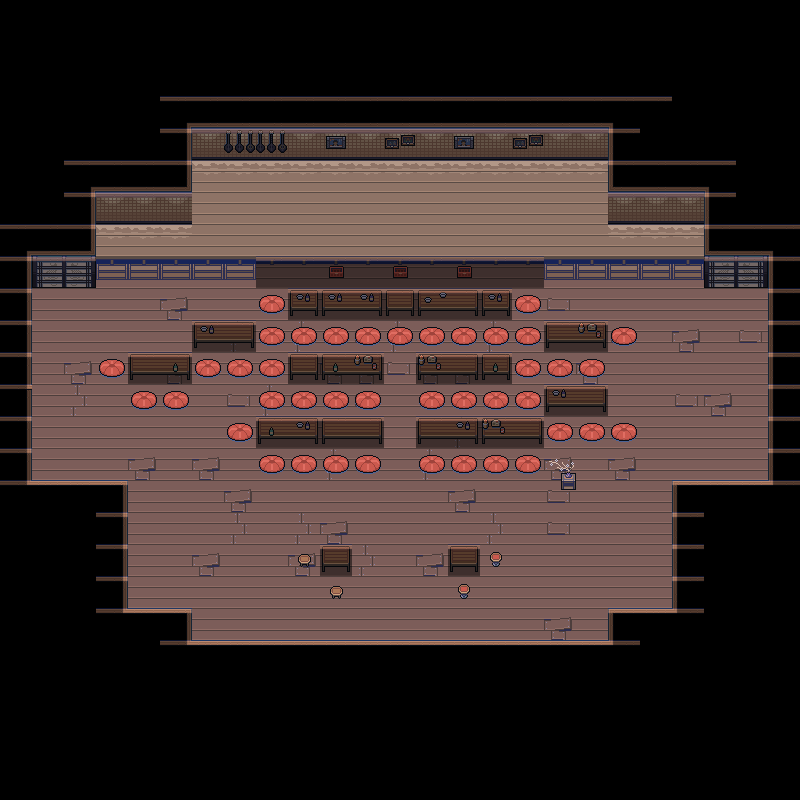

This game map was drawn from its Tiled (.tmx) file and the tilesets committed beside it. A one-line description and the trimmed map source follow:
An orthogonal 25x25 tile map with 32x32 px tiles, 5 tile layers (1, 2, 3, 4, ...).

<map version="1.8" tiledversion="1.8.4" orientation="orthogonal" renderorder="right-down" width="25" height="25" tilewidth="32" tileheight="32" infinite="0" nextlayerid="6" nextobjectid="1">
 <editorsettings>
  <export target="10.json" format="json" />
 </editorsettings>
 <tileset firstgid="1" name="TilemapDay" tilewidth="32" tileheight="32" tilecount="1512" columns="36">
  <image source="TilemapDay.png" width="1152" height="1344" />
  <tile id="218">
   <properties>
    <property name="collides" type="bool" value="true" />
   </properties>
  </tile>
 </tileset>
 <layer id="1" name="1" width="25" height="25">
  <data>[625 cells, 385 non-empty, 14 distinct tile ids]</data>
 </layer>
 <layer id="2" name="2" width="25" height="25">
  <data>[625 cells, 96 non-empty, 13 distinct tile ids]</data>
 </layer>
 <layer id="3" name="3" width="25" height="25">
  <data>[625 cells, 42 non-empty, 7 distinct tile ids]</data>
 </layer>
 <layer id="4" name="4" width="25" height="25">
  <data>[625 cells, 0 non-empty, 0 distinct tile ids]</data>
 </layer>
 <layer id="5" name="invisibleWalls" width="25" height="25" opacity="0.5">
  <data>[625 cells, 146 non-empty, 1 distinct tile ids]</data>
 </layer>
</map>
